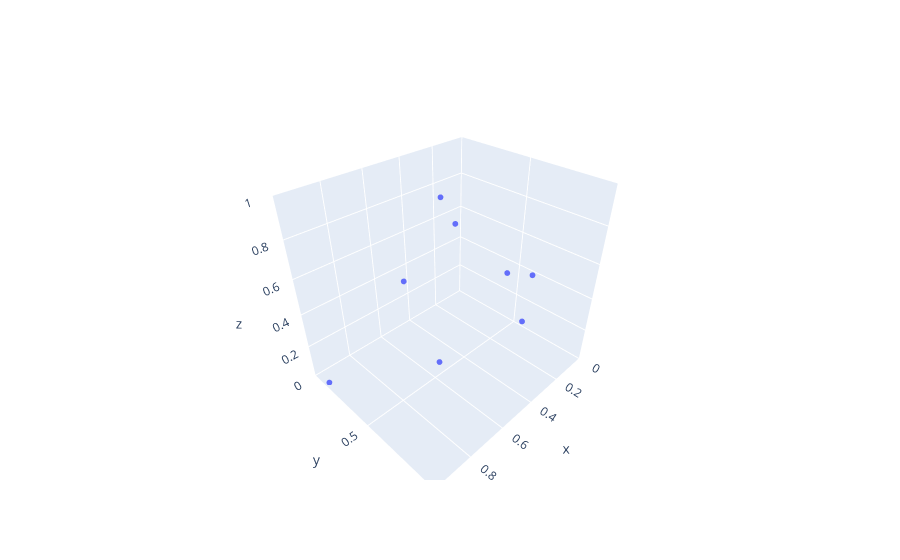

Source (notebook cell):
### Code cell
fig_qmc = go.Figure(data=[go.Scatter3d(x=x_qmc_3d, y=y_qmc_3d, z=z_qmc_3d,
                                   mode='markers',
                                          marker=dict(
                                          size=2,
                                        ))])

fig_qmc.update_layout(
        scene = dict(
          xaxis=dict(range=[0, x_max], autorange=False),
          yaxis=dict(range=[0, y_max], autorange=False),
          zaxis=dict(range=[0, z_max], autorange=False),
        ))

fig_qmc.show()

### Figure 1 — Plotly figure (JSON) as saved in the notebook; plotly's stock layout.template omitted (floating-point values rounded to 4 significant figures)
{"data": [{"marker": {"size": 2}, "mode": "markers", "type": "scatter3d", "x": [0.3503, 0.7919, 0.6253, 0.1993, 0.01302, 0.5635, 0.9801, 0.4141], "y": [0.2496, 0.7821, 0.3094, 0.7223, 0.4236, 0.6081, 0.1119, 0.9199], "z": [0.844, 0.4275, 0.5313, 0.2398, 0.3205, 0.904, 0.007884, 0.7164]}], "layout": {"scene": {"xaxis": {"autorange": false, "range": [0, 1]}, "yaxis": {"autorange": false, "range": [0, 1]}, "zaxis": {"autorange": false, "range": [0, 1]}}}}
